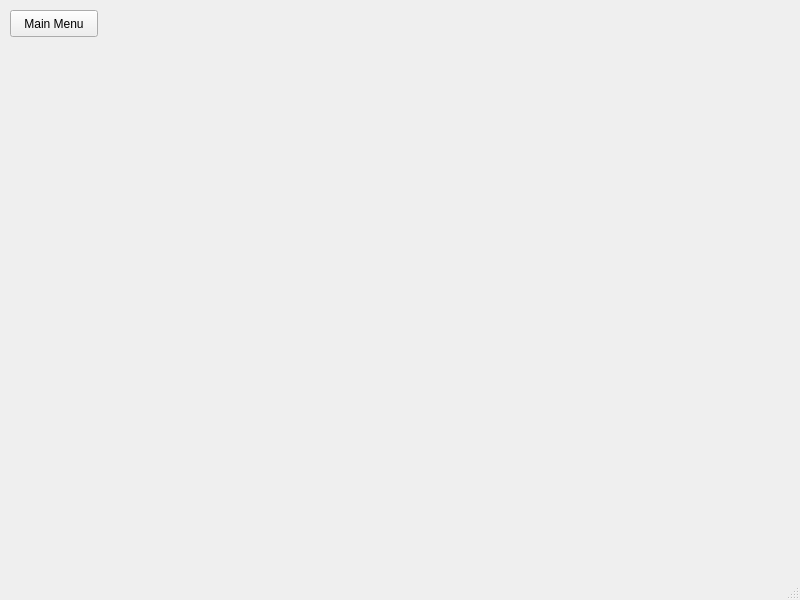
<?xml version="1.0" encoding="UTF-8"?>
<ui version="4.0">
 <class>CourseDetailsWindow</class>
 <widget class="QMainWindow" name="CourseDetailsWindow">
  <property name="geometry">
   <rect>
    <x>0</x>
    <y>0</y>
    <width>800</width>
    <height>600</height>
   </rect>
  </property>
  <property name="windowTitle">
   <string>cuTPS - Course Management</string>
  </property>
  <widget class="QWidget" name="centralwidget">
   <widget class="QPushButton" name="backButton">
    <property name="geometry">
     <rect>
      <x>10</x>
      <y>10</y>
      <width>88</width>
      <height>27</height>
     </rect>
    </property>
    <property name="text">
     <string>Main Menu</string>
    </property>
   </widget>
  </widget>
  <widget class="QMenuBar" name="menubar">
   <property name="geometry">
    <rect>
     <x>0</x>
     <y>0</y>
     <width>800</width>
     <height>24</height>
    </rect>
   </property>
  </widget>
  <widget class="QStatusBar" name="statusbar"/>
 </widget>
 <resources/>
 <connections/>
</ui>
